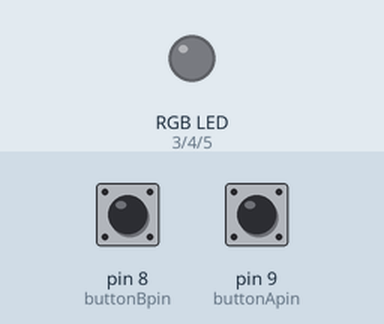
The sketch below on a simulated Arduino Uno, built with avr-gcc and run on an emulated ATmega328P. On the bench: an RGB LED mixed from three pins (HIGH = lit). Inputs (shaded band) come from the test bench; at power-on: pin 9 (buttonApin) HIGH, pin 8 (buttonBpin) HIGH.

Above: at 1.2 s.
1.3 s: pin 9 (buttonApin) pulled LOW for 0.15 s
At 1.45 s:
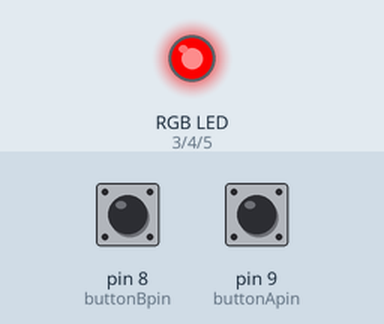
At 9.4 s:
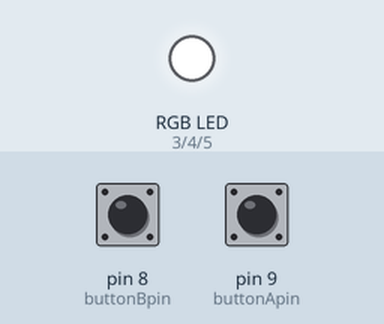
10.3 s: pin 9 (buttonApin) pulled LOW for 1 s
At 11.65 s:
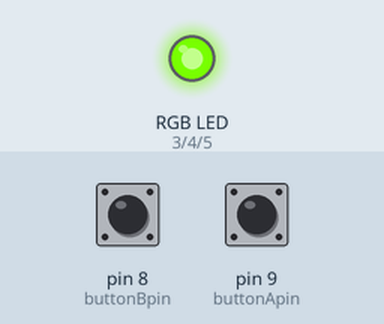
Timing chart, 0 to 19.3 s (numbered marks = the images above; inputs shaded):
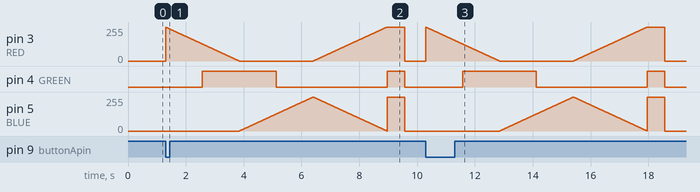

The sketch:

MyDigital_InputsWithRGB.ino
```cpp
 //www.elegoo.com
//2016.12.08

//int ledPin = 5;
int buttonApin = 9;
int buttonBpin = 8;

// Define Pins
#define RED 3
#define GREEN 4
#define BLUE 5


byte leds = 0;

void setup()
{
  pinMode(RED, OUTPUT);
  pinMode(GREEN, OUTPUT);
  pinMode(BLUE, OUTPUT);
  pinMode(buttonApin, INPUT_PULLUP);
  pinMode(buttonBpin, INPUT_PULLUP);
  digitalWrite(RED, LOW);
  digitalWrite(GREEN, LOW);
  digitalWrite(BLUE, LOW);
}

void loop()
{
  if (digitalRead(buttonApin) == LOW)
  {
    changeColors();
  }
  if (digitalRead(buttonBpin) == LOW)
  {
    digitalWrite(RED, LOW);
    digitalWrite(GREEN, LOW);
    digitalWrite(BLUE, LOW);

  }
}

void changeColors(){
  #define delayTime 10 // fading time between colors
  // define variables
  int redValue;
  int greenValue;
  int blueValue;

  redValue = 255; // choose a value between 1 and 255 to change the color.
  greenValue = 0;
  blueValue = 0;

  for(int i = 0; i < 255; i += 1) // fades out red bring green full when i=255
  {
    redValue -= 1;
    greenValue += 1;
    // The following was reversed, counting in the wrong directions
    // analogWrite(RED, 255 - redValue);
    // analogWrite(GREEN, 255 - greenValue);
    analogWrite(RED, redValue);
    analogWrite(GREEN, greenValue);
    delay(delayTime);
  }

  redValue = 0;
  greenValue = 255;
  blueValue = 0;

  for(int i = 0; i < 255; i += 1) // fades out green bring blue full when i=255
  {
    greenValue -= 1;
    blueValue += 1;
    // The following was reversed, counting in the wrong directions
    // analogWrite(GREEN, 255 - greenValue);
    // analogWrite(BLUE, 255 - blueValue);
    analogWrite(GREEN, greenValue);
    analogWrite(BLUE, blueValue);
    delay(delayTime);
  }

  redValue = 0;
  greenValue = 0;
  blueValue = 255;

  for(int i = 0; i < 255; i += 1) // fades out blue bring red full when i=255
  {
    // The following code has been rearranged to match the other two similar sections
    blueValue -= 1;
    redValue += 1;
    // The following was reversed, counting in the wrong directions
    // analogWrite(BLUE, 255 - blueValue);
    // analogWrite(RED, 255 - redValue);
    analogWrite(BLUE, blueValue);
    analogWrite(RED, redValue);
    delay(delayTime);
  }
  analogWrite(BLUE,255);
  analogWrite(GREEN,255);
  analogWrite(RED,255);
  delay(delayTime*60);
    analogWrite(BLUE,0);
  analogWrite(GREEN,0);
  analogWrite(RED,0);
}
```
